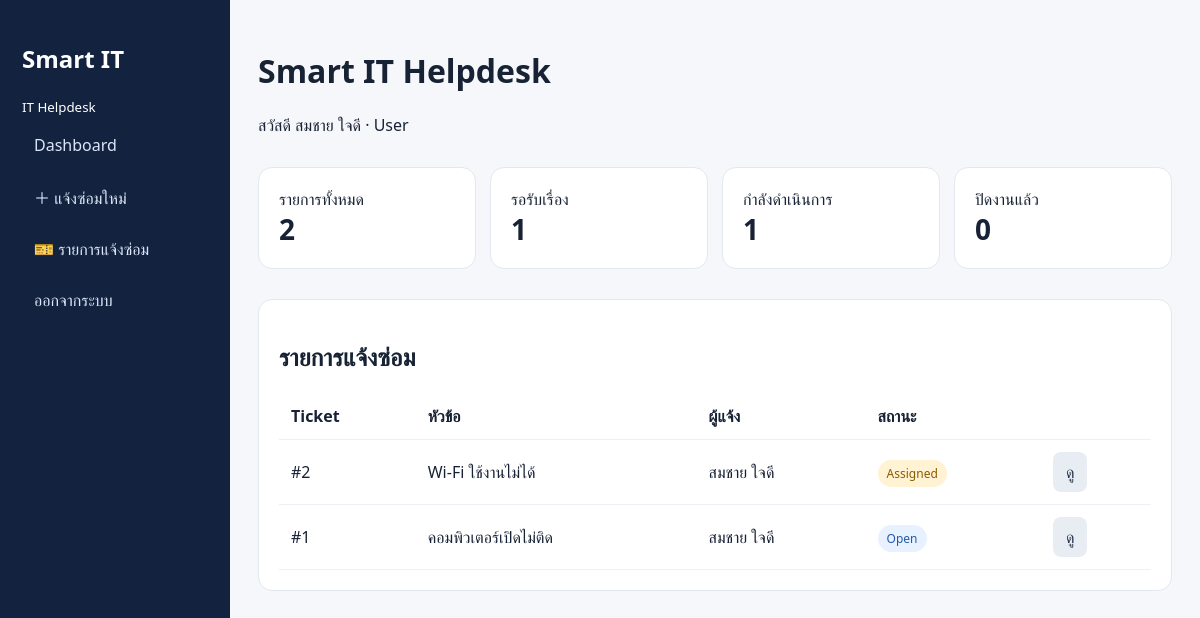
/index.php (signed in), run on the app's committed database.
### tables this page shows
CREATE TABLE tickets (
  id INT AUTO_INCREMENT PRIMARY KEY,
  user_id INT NOT NULL,
  technician_id INT NULL,
  category_id INT NULL,
  title VARCHAR(255) NOT NULL,
  description TEXT NOT NULL,
  priority ENUM('Low','Medium','High') NOT NULL DEFAULT 'Medium',
  status ENUM('Open','Assigned','InProgress','Resolved','Closed') NOT NULL DEFAULT 'Open',
  attachment VARCHAR(255) NULL,
  created_at TIMESTAMP DEFAULT CURRENT_TIMESTAMP,
  updated_at TIMESTAMP DEFAULT CURRENT_TIMESTAMP ON UPDATE CURRENT_TIMESTAMP,
  FOREIGN KEY (user_id) REFERENCES users(id),
  FOREIGN KEY (technician_id) REFERENCES users(id) ON DELETE SET NULL,
  FOREIGN KEY (category_id) REFERENCES categories(id) ON DELETE SET NULL
);

CREATE TABLE users (
  id INT AUTO_INCREMENT PRIMARY KEY,
  name VARCHAR(150) NOT NULL,
  email VARCHAR(190) NOT NULL UNIQUE,
  password_hash VARCHAR(255) NOT NULL,
  role ENUM('User','Technician','Admin') NOT NULL DEFAULT 'User',
  created_at TIMESTAMP DEFAULT CURRENT_TIMESTAMP
);

### index.php (the view, shortened to what this page needs)
<?php
require_once __DIR__.'/config/db.php';
 ?>
 </div></body></html><?php exit;
$me=$_SESSION['user'];
function h($x){return htmlspecialchars($x??'',ENT_QUOTES,'UTF-8');}
function tickets($pdo,$me){
 if($me['role']==='User'){$s=$pdo->prepare("SELECT t.*,c.name category,u.name username,te.name tech FROM tickets t LEFT JOIN categories c ON c.id=t.category_id JOIN users u ON u.id=t.user_id LEFT JOIN users te ON te.id=t.technician_id WHERE t.user_id=? ORDER BY t.id DESC");$s->execute([$me['id']]);}
 elseif($me['role']==='Technician'){$s=$pdo->prepare("SELECT t.*,c.name category,u.name username,te.name tech FROM tickets t LEFT JOIN categories c ON c.id=t.category_id JOIN users u ON u.id=t.user_id LEFT JOIN users te ON te.id=t.technician_id WHERE t.technician_id=? OR t.status='Open' ORDER BY t.id DESC");$s->execute([$me['id']]);}
 else{$s=$pdo->query("SELECT t.*,c.name category,u.name username,te.name tech FROM tickets t LEFT JOIN categories c ON c.id=t.category_id JOIN users u ON u.id=t.user_id LEFT JOIN users te ON te.id=t.technician_id ORDER BY t.id DESC");}
 return $s->fetchAll();
}
$rows=tickets($pdo,$me);
?>
<!doctype html><html lang="th"><head><meta charset="utf-8"><meta name="viewport" content="width=device-width"><title>Smart IT Helpdesk</title></head><body>
<aside class="side"><h2>Smart IT</h2><small>IT Helpdesk</small><a href="index.php">Dashboard</a><a href="index.php?create=1">＋ แจ้งซ่อมใหม่</a><a href="index.php?tickets=1">🎫 รายการแจ้งซ่อม</a><?php if($me['role']==='Admin'): ?><a href="admin_settings.php">⚙ ตั้งค่าอีเมล</a><?php endif; ?><a href="index.php?logout=1">ออกจากระบบ</a></aside>
<main class="main"><div class="top"><div><h1>Smart IT Helpdesk</h1><p>สวัสดี <?=h($me['name'])?> · <?=h($me['role'])?></p></div></div>
<?php if(isset($_GET['create'])):?>
<div class="card"><h2>แจ้งซ่อมใหม่</h2><form method="post"><label>หัวข้อ</label><input name="title" required><label>หมวดหมู่</label><select name="category"><?php foreach($pdo->query("SELECT * FROM categories") as $c):?><option value="<?=$c['id']?>"><?=h($c['name'])?></option><?php endforeach;?></select><div class="two"><div><label>ความสำคัญ</label><select name="priority"><option>Low</option><option selected>Medium</option><option>High</option></select></div></div><label>รายละเอียด</label><textarea name="description" required></textarea><button class="btn" name="create">ส่งรายการแจ้งซ่อม</button></form></div>
<?php else:
$count=count($rows);$open=count(array_filter($rows,fn($x)=>$x['status']==='Open'));$working=count(array_filter($rows,fn($x)=>in_array($x['status'],['Assigned','InProgress'])));$closed=count(array_filter($rows,fn($x)=>$x['status']==='Closed'));
?>
<div class="grid"><div class="card"><div>รายการทั้งหมด</div><div class="stat"><?=$count?></div></div><div class="card"><div>รอรับเรื่อง</div><div class="stat"><?=$open?></div></div><div class="card"><div>กำลังดำเนินการ</div><div class="stat"><?=$working?></div></div><div class="card"><div>ปิดงานแล้ว</div><div class="stat"><?=$closed?></div></div></div>
<div class="card"><h2>รายการแจ้งซ่อม</h2><table><tr><th>Ticket</th><th>หัวข้อ</th><th>ผู้แจ้ง</th><th>สถานะ</th><th></th></tr><?php foreach($rows as $r):?><tr><td>#<?=$r['id']?></td><td><?=h($r['title'])?></td><td><?=h($r['username'])?></td><td><span class="badge <?=strtolower($r['status'])?>"><?=h($r['status'])?></span></td><td><a class="btn gray" href="index.php?view=<?=$r['id']?>">ดู</a></td></tr><?php endforeach;?></table></div>
<?php endif;?></main></body></html>

### index.php (style rules this page uses)
* { box-sizing:border-box }
body { margin:0;font-family:Segoe UI,Arial;background:#f5f7fb;color:#182235 }
.side { position:fixed;width:230px;height:100%;background:#13233f;color:white;padding:22px }
.side a { display:block;color:#dce6f8;text-decoration:none;padding:12px;border-radius:8px;margin:5px 0 }
.main { margin-left:230px;padding:28px;max-width:1250px }
.top { display:flex;justify-content:space-between }
.card { background:#fff;padding:20px;border:1px solid #e3e8f0;border-radius:14px;margin:15px 0 }
.grid { display:grid;grid-template-columns:repeat(4,1fr);gap:14px }
.stat { font-size:28px;font-weight:bold }
table { width:100%;border-collapse:collapse }
th,td { padding:12px;border-bottom:1px solid #edf0f5;text-align:left }
.btn { display:inline-block;padding:9px 13px;background:#2563eb;color:#fff;border:0;border-radius:8px;text-decoration:none }
.gray { background:#e8edf4;color:#27364d }
.badge { padding:5px 9px;border-radius:20px;font-size:12px }
.open { background:#e8f1ff;color:#245aa8 }
.assigned { background:#fff3d4;color:#8a5b00 }

### data on the page
tickets: id "2", title "Wi-Fi ใช้งานไม่ได้", user.name "สมชาย ใจดี", status "Assigned"
tickets: id "1", title "คอมพิวเตอร์เปิดไม่ติด", user.name "สมชาย ใจดี", status "Open"

### other printed values
$me['name'] "สมชาย ใจดี"
$me['role'] "User"
$count "2"
$open "1"
$working "1"
$closed "0"
